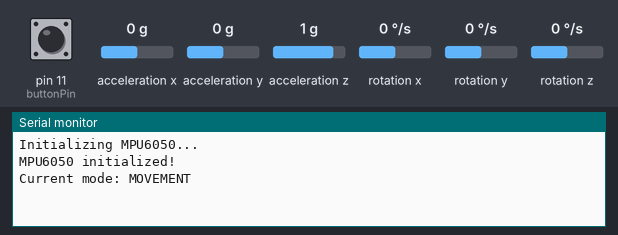
Recording of a sketch running on a simulated Arduino Uno, built with avr-gcc and run on an emulated ATmega328P. Parts: the last lines printed to the serial monitor. The test bench sets the inputs (shaded band); at power-on: acceleration x 0 g, pin 11 (buttonPin) HIGH, acceleration y 0 g, acceleration z 1 g, rotation x 0 °/s, rotation y 0 °/s, rotation z 0 °/s.

Above: at 1.2 s.
1.3 s: acceleration x set to -1.4 g
At 1.55 s:
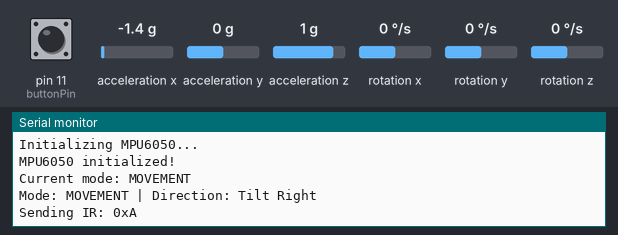
2.8 s: pin 11 (buttonPin) pulled LOW for 1 s
At 3.8 s:
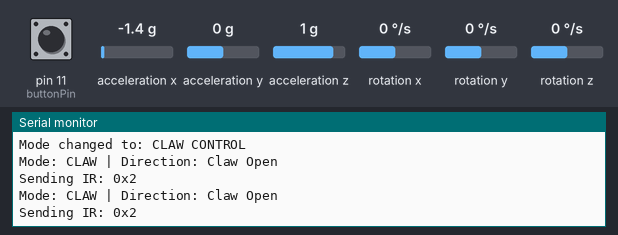
5.3 s: acceleration x set to 0.8 g
At 5.73 s:
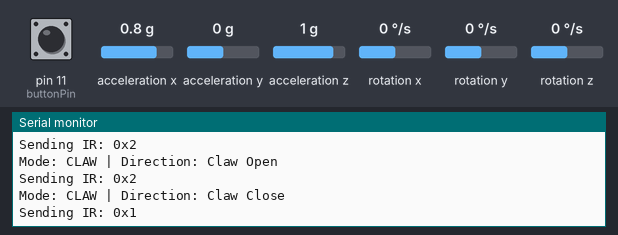
7.3 s: pin 11 (buttonPin) pulled LOW for 1 s
At 8.32 s:
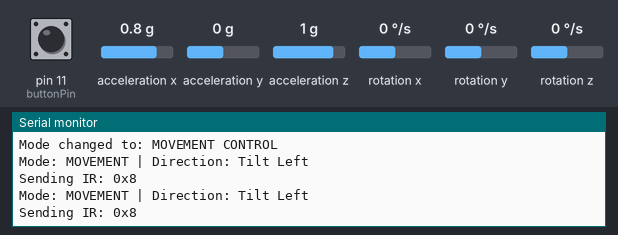
Timing chart, 0 to 10.3 s (numbered marks = the images above; inputs shaded):
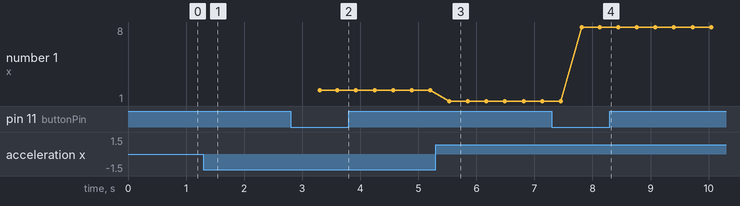

Measured:
- after the input at 1.3 s, the serial monitor: prints a new line at once (image 1)
- after the input at 2.8 s, the serial monitor: prints a new line after 0.43 s (image 2)
- after the input at 5.3 s, the serial monitor: prints a new line after 0.19 s (image 3)
- after the input at 7.3 s, the serial monitor: prints a new line after 0.43 s (image 4)
- plotted number 1: 2 → 1 after the input at 5.3 s, 1 → 8 after the input at 7.3 s

The sketch:

gloves.ino
```cpp
#include <Wire.h>
#include <MPU6050.h>
#include <IRremote.hpp>

// MPU6050 setup
MPU6050 mpu;

// Button and IR setup
const int buttonPin = 11;
const int irPin = 3;

bool grab = false;

// Button debouncing
int lastButtonState = HIGH;
int stableButtonState = HIGH;
unsigned long lastDebounceTime = 0;
const unsigned long debounceDelay = 50;

void setup() {
  Serial.begin(9600);
  Wire.begin();

  pinMode(buttonPin, INPUT_PULLUP);

  // Initialize IR transmitter
  IrSender.begin(irPin);

  // Initialize MPU6050
  Serial.println("Initializing MPU6050...");
  mpu.initialize();

  if (!mpu.testConnection()) {
    Serial.println("MPU6050 connection failed!");
    while (1);
  }

  Serial.println("MPU6050 initialized!");
  Serial.println("Current mode: MOVEMENT");
}

void loop() {

  // Read button
  int buttonReading = digitalRead(buttonPin);

  if (buttonReading != lastButtonState) {
    lastDebounceTime = millis();
  }

  if (millis() - lastDebounceTime > debounceDelay) {

    if (buttonReading != stableButtonState) {
      stableButtonState = buttonReading;

      if (stableButtonState == LOW) {
        grab = !grab;

        Serial.print("Mode changed to: ");
        Serial.println(grab ? "CLAW CONTROL" : "MOVEMENT CONTROL");
      }
    }
  }

  lastButtonState = buttonReading;

  // Read MPU6050 acceleration
  int16_t ax, ay, az;
  mpu.getAcceleration(&ax, &ay, &az);

  float AccX = ax / 16384.0;
  float AccY = ay / 16384.0;

  const float threshold = 0.3;

  uint8_t codeToSend = 0;
  String direction = "No tilt";

  // Gesture detection
  if (grab) {

    // CLAW CONTROL MODE

    if (AccX > threshold) {
      direction = "Claw Close";
      codeToSend = 0x1;
    }
    else if (AccX < -threshold) {
      direction = "Claw Open";
      codeToSend = 0x2;
    }
    else if (AccY > threshold) {
      direction = "Arm Higher";
      codeToSend = 0x3;
    }
    else if (AccY < -threshold) {
      direction = "Arm Lower";
      codeToSend = 0x4;
    }

  }
  else {

    // MOVEMENT CONTROL MODE

    if (AccX > threshold) {
      direction = "Tilt Left";
      codeToSend = 0x8;
    }
    else if (AccX < -threshold) {
      direction = "Tilt Right";
      codeToSend = 0xA;
    }
    else if (AccY > threshold) {
      direction = "Tilt Backward";
      codeToSend = 0xD;
    }
    else if (AccY < -threshold) {
      direction = "Tilt Forward";
      codeToSend = 0x5;
    }
  }

  // Send IR command
  if (codeToSend != 0) {

    Serial.print("Mode: ");
    Serial.print(grab ? "CLAW" : "MOVEMENT");

    Serial.print(" | Direction: ");
    Serial.println(direction);

    Serial.print("Sending IR: 0x");
    Serial.println(codeToSend, HEX);

    IrSender.sendNEC(0x00, codeToSend, 0);

    delay(200);
  }

  delay(50);
}
```
